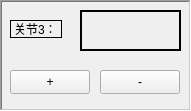
     <widget class="QFrame" name="robotframe3">
      <property name="enabled">
       <bool>true</bool>
      </property>
      <property name="geometry">
       <rect>
        <x>420</x>
        <y>10</y>
        <width>191</width>
        <height>111</height>
       </rect>
      </property>
      <property name="sizePolicy">
       <sizepolicy hsizetype="Fixed" vsizetype="Fixed">
        <horstretch>0</horstretch>
        <verstretch>0</verstretch>
       </sizepolicy>
      </property>
      <property name="frameShape">
       <enum>QFrame::WinPanel</enum>
      </property>
      <property name="frameShadow">
       <enum>QFrame::Sunken</enum>
      </property>
      <widget class="QPushButton" name="pushButton_5">
       <property name="geometry">
        <rect>
         <x>10</x>
         <y>70</y>
         <width>80</width>
         <height>24</height>
        </rect>
       </property>
       <property name="sizePolicy">
        <sizepolicy hsizetype="Fixed" vsizetype="Fixed">
         <horstretch>0</horstretch>
         <verstretch>0</verstretch>
        </sizepolicy>
       </property>
       <property name="text">
        <string>+</string>
       </property>
      </widget>
      <widget class="QPushButton" name="pushButton_6">
       <property name="geometry">
        <rect>
         <x>100</x>
         <y>70</y>
         <width>80</width>
         <height>24</height>
        </rect>
       </property>
       <property name="sizePolicy">
        <sizepolicy hsizetype="Fixed" vsizetype="Fixed">
         <horstretch>0</horstretch>
         <verstretch>0</verstretch>
        </sizepolicy>
       </property>
       <property name="text">
        <string>-</string>
       </property>
      </widget>
      <widget class="QLabel" name="axisposition3">
       <property name="enabled">
        <bool>true</bool>
       </property>
       <property name="geometry">
        <rect>
         <x>80</x>
         <y>10</y>
         <width>101</width>
         <height>41</height>
        </rect>
       </property>
       <property name="sizePolicy">
        <sizepolicy hsizetype="Fixed" vsizetype="Fixed">
         <horstretch>0</horstretch>
         <verstretch>0</verstretch>
        </sizepolicy>
       </property>
       <property name="frameShape">
        <enum>QFrame::WinPanel</enum>
       </property>
       <property name="frameShadow">
        <enum>QFrame::Plain</enum>
       </property>
       <property name="text">
        <string/>
       </property>
      </widget>
      <widget class="QLabel" name="axisname3">
       <property name="geometry">
        <rect>
         <x>10</x>
         <y>20</y>
         <width>52</width>
         <height>18</height>
        </rect>
       </property>
       <property name="sizePolicy">
        <sizepolicy hsizetype="Fixed" vsizetype="Fixed">
         <horstretch>0</horstretch>
         <verstretch>0</verstretch>
        </sizepolicy>
       </property>
       <property name="frameShape">
        <enum>QFrame::Box</enum>
       </property>
       <property name="text">
        <string>关节3：</string>
       </property>
      </widget>
     </widget>
